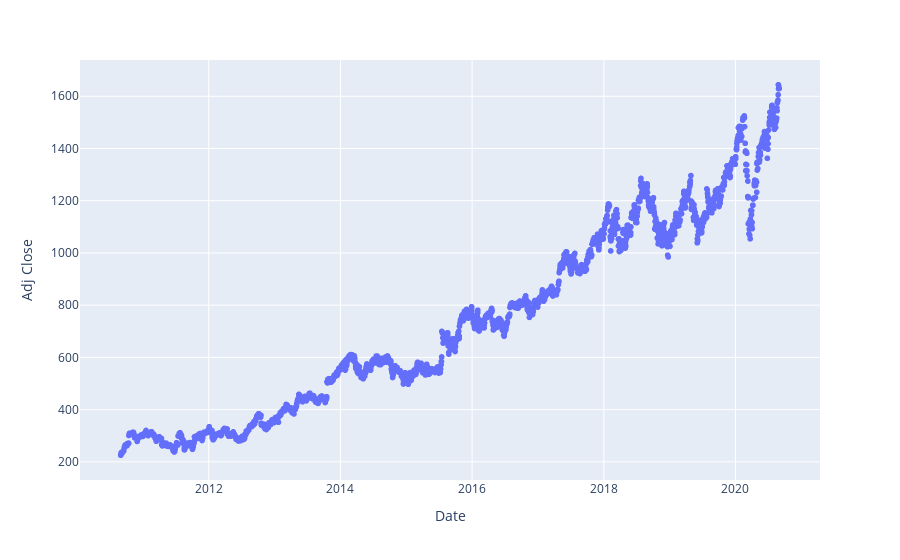

The cell this chart's notebook holds for it:
### Code cell
plot_visualisation(stock_df)

### Figure 1 — Plotly figure (JSON) as saved in the notebook; plotly's stock layout.template omitted (floating-point values rounded to 4 significant figures; data arrays with more than 128 entries replaced by an {"elided": "..."} marker saying what was removed)
{"data": [{"hovertemplate": "Date=%{x}<br>Adj Close=%{y}<extra></extra>", "legendgroup": "", "marker": {"color": "#636efa", "symbol": "circle"}, "mode": "markers", "name": "", "showlegend": false, "type": "scattergl", "x": {"elided": "2518 str values"}, "xaxis": "x", "y": {"elided": "2518 float values"}, "yaxis": "y"}], "layout": {"legend": {"tracegroupgap": 0}, "margin": {"t": 60}, "xaxis": {"anchor": "y", "domain": [0, 1], "title": {"text": "Date"}}, "yaxis": {"anchor": "x", "domain": [0, 1], "title": {"text": "Adj Close"}}}}
